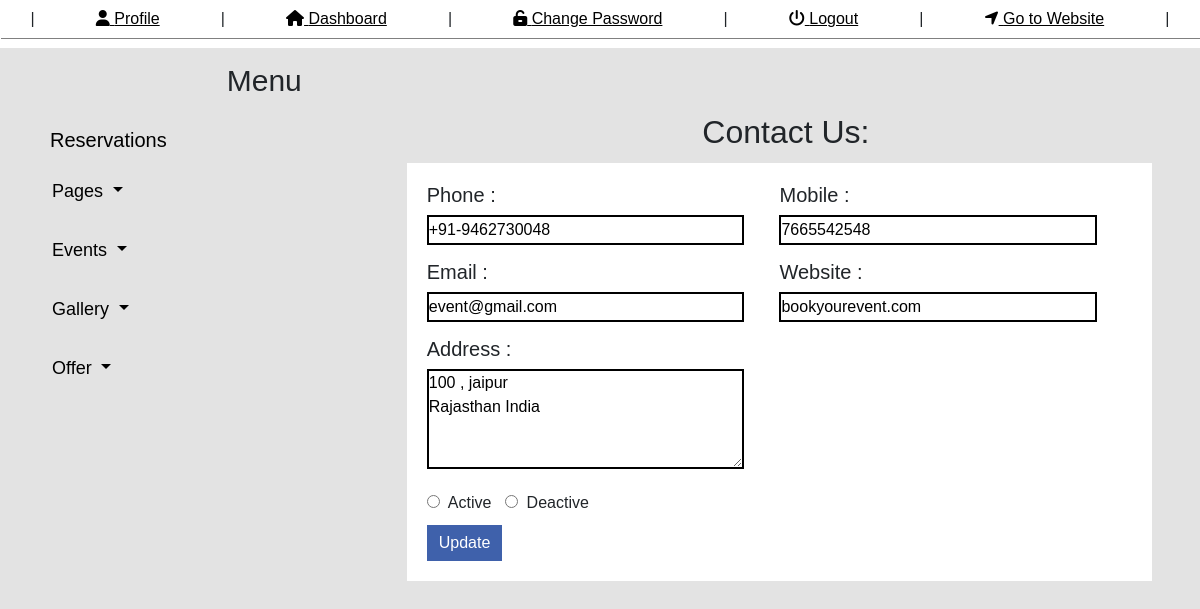
Page /admin/contact.php (signed in) on the committed database.
### tables this page shows
CREATE TABLE `contact` (
  `cp_id` double NOT NULL,
  `cp_phone` varchar(20) NOT NULL,
  `cp_mobile` varchar(20) NOT NULL,
  `cp_email` varchar(50) NOT NULL,
  `cp_web` varchar(50) NOT NULL,
  `cp_adddress` text NOT NULL
);

### admin/contact.php (the view, shortened to what this page needs)
<?php
include_once "html.php";
?>
<body>
    <header>
        <?php
          include_once "header.php";
        ?>
    </header>
    <aside>
        <div class="all-main">
            <?php
                include_once "la.php";
                $sel="SELECT * FROM contact";
                $exe=mysqli_query($con,$sel);
                $fetch=mysqli_fetch_assoc($exe);
            ?>
            <div class="right-aside mgt-50">
                <form action="" method="post">
                <h2>Contact Us:</h2>
                <div class="contact-box">
                    <div class="cu-box">
                        <h5>Phone : </h5>
                        <input class="cu-inp" name="cpphone" value="<?php echo $fetch['cp_phone'] ?>" type="text">
                        <h5>Email : </h5>
                        <input class="cu-inp" name="cpemail" value="<?php echo $fetch['cp_email'] ?>" type="text">
                        <h5>Address : </h5>
                        <textarea class="cu-inp2" name="cpaddress" id="" cols="30" rows="10"><?php echo $fetch['cp_adddress'] ?></textarea>
                    </div>
                    <div class="cu-box">
                        <h5>Mobile : </h5>
                        <input class="cu-inp" name="cpmobile" value="<?php echo $fetch['cp_mobile'] ?>" type="text">
                        <h5>Website : </h5>
                        <input class="cu-inp" name="cpwebsite" value="<?php echo $fetch['cp_web'] ?>" type="text">
                    </div>
                    <div class="wdi">
                    <input type="radio"  name="status" value="1">&nbsp; Active &nbsp;&nbsp;<input type="radio"  name="status" value="0">&nbsp; Deactive
                    </div>
                    <input class="cu-btn" type="submit" name="update" value="Update">
                </div>
                </form>
            </div>
        </div>
    </aside>
</body>
</html>

### admin/2.css (style rules this page uses)
.all-main { display: flex; width: 100%; }
.right-aside { width: 76%; margin-left: 70px; }
.right-aside h2 { text-align: center; margin-top: 15px; }
.mgt-50 { margin-top: 50px; }
.contact-box { display: flex; flex-wrap: wrap; width: 90%; margin: 12px 35px; background: white; padding: 20px; }
.cu-box { width: 50%; }
.cu-inp { width: 90%; height: 30px; border: 2px solid black; margin-bottom: 15px; }
.cu-inp2 { width: 90%; height: 100px; border: 2px solid black; margin-bottom: 15px; }
.cu-btn { padding:6px 12px; margin-top: 10px; background: #3f61ab; color: white; border: none; }
.wdi { width: 100%; }
* { padding: 0px; margin: 0px; text-decoration: none; font-family: sans-serif; }
body { background: #80808038; }

### admin/header.php (style rules this page uses)
* { padding: 0px; margin: 0px; text-decoration: none; font-family: sans-serif; }
html { scroll-behavior: smooth; }

### rows in the picture
contact: cpphone "+91-9462730048", cpemail "event@gmail.com", cpaddress "100 , jaipur Rajasthan India", cpmobile "7665542548", cpwebsite "bookyourevent.com"
